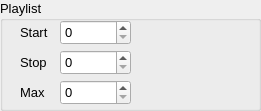
     <widget class="QGroupBox" name="groupBox">
      <property name="geometry">
       <rect>
        <x>20</x>
        <y>210</y>
        <width>261</width>
        <height>111</height>
       </rect>
      </property>
      <property name="font">
       <font>
        <family>MS Sans Serif</family>
        <pointsize>10</pointsize>
       </font>
      </property>
      <property name="title">
       <string>Playlist</string>
      </property>
      <widget class="QLabel" name="label_15">
       <property name="geometry">
        <rect>
         <x>20</x>
         <y>22</y>
         <width>47</width>
         <height>21</height>
        </rect>
       </property>
       <property name="font">
        <font>
         <family>MS Sans Serif</family>
         <pointsize>10</pointsize>
        </font>
       </property>
       <property name="text">
        <string>Start</string>
       </property>
      </widget>
      <widget class="QLabel" name="label_16">
       <property name="geometry">
        <rect>
         <x>20</x>
         <y>52</y>
         <width>47</width>
         <height>21</height>
        </rect>
       </property>
       <property name="font">
        <font>
         <family>MS Sans Serif</family>
         <pointsize>10</pointsize>
        </font>
       </property>
       <property name="text">
        <string>Stop</string>
       </property>
      </widget>
      <widget class="QLabel" name="label_17">
       <property name="geometry">
        <rect>
         <x>20</x>
         <y>82</y>
         <width>47</width>
         <height>21</height>
        </rect>
       </property>
       <property name="font">
        <font>
         <family>MS Sans Serif</family>
         <pointsize>10</pointsize>
        </font>
       </property>
       <property name="text">
        <string>Max</string>
       </property>
      </widget>
      <widget class="QSpinBox" name="spinBox">
       <property name="geometry">
        <rect>
         <x>60</x>
         <y>20</y>
         <width>71</width>
         <height>25</height>
        </rect>
       </property>
       <property name="font">
        <font>
         <family>MS Sans Serif</family>
         <pointsize>10</pointsize>
        </font>
       </property>
      </widget>
      <widget class="QSpinBox" name="spinBox_2">
       <property name="geometry">
        <rect>
         <x>60</x>
         <y>50</y>
         <width>71</width>
         <height>25</height>
        </rect>
       </property>
       <property name="font">
        <font>
         <family>MS Sans Serif</family>
         <pointsize>10</pointsize>
        </font>
       </property>
      </widget>
      <widget class="QSpinBox" name="spinBox_3">
       <property name="geometry">
        <rect>
         <x>60</x>
         <y>80</y>
         <width>71</width>
         <height>25</height>
        </rect>
       </property>
       <property name="font">
        <font>
         <family>MS Sans Serif</family>
         <pointsize>10</pointsize>
        </font>
       </property>
      </widget>
     </widget>
